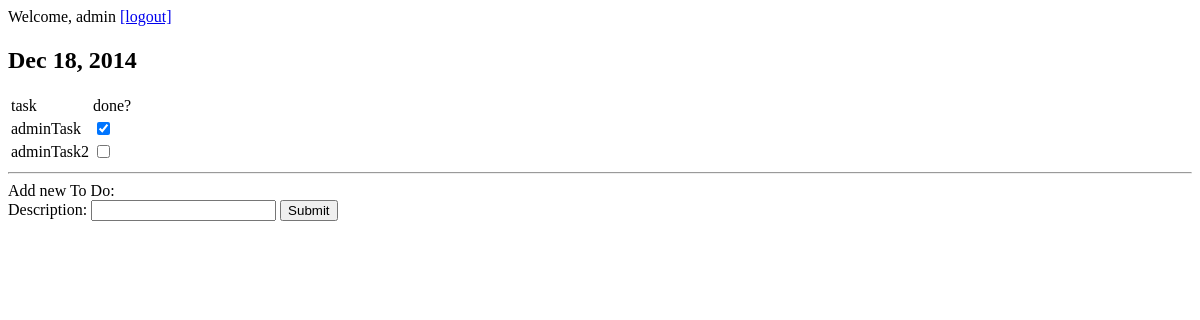
The app's page /todolist/ (signed in), older data.
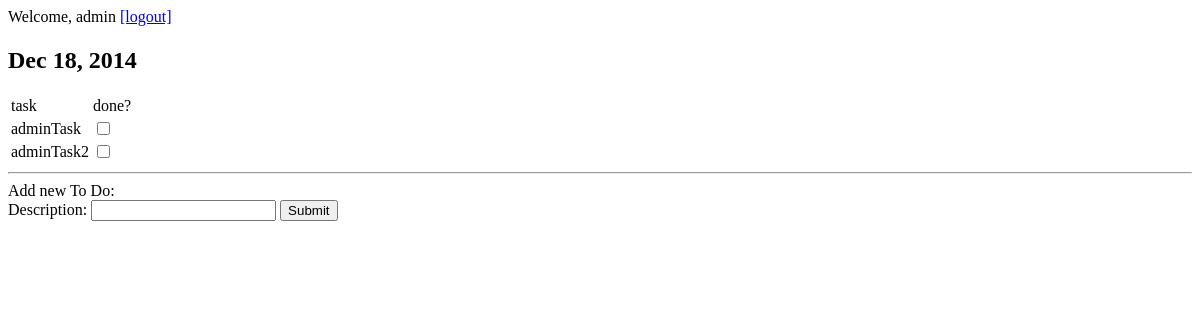
The same page, newer data.
### todolist/models.py (models this page shows)
class ToDo(models.Model):
    description = models.CharField(max_length=200, default="", blank=False)
    isDone = models.BooleanField(default=False)
    dateAdded = models.DateField(default=datetime.date.today())
    user = models.ForeignKey(User, blank=False)

### todolist/views.py (the view)
@login_required()
def index(request):
    dateToday = datetime.date.today()
    todos = ToDo.objects.filter(dateAdded=dateToday, user=request.user)
    form = AddToDoForm()
    context = {'dateToday' : dateToday.strftime('%b %d, %Y'),
               'todos' : todos, 'form' : form}
    return render(request, 'index.html', context)

### todolist/forms/AddToDoForm.py
class AddToDoForm(ModelForm):
    class Meta:
        model = ToDo
        exclude = ['isDone', 'dateAdded', 'user']

### todolist/templates/index.html (shortened to what this page needs)
{% extends "base.html" %}
{% block content %}
<h2>{{ dateToday }}</h2>
<table>
  <tr>
    <td>task</td>
    <td>done?</td>
  </tr>
{% for todo in todos %}
  <tr>
    <td>{{ todo.description }}</td>
    <td><input id=checkBox{{ todo.pk }} data={{ todo.pk }} type='checkbox' {% if todo.isDone %}checked{% endif %}></input></td>
  </tr>
{% endfor %}
</table>
<hr/>
Add new To Do:
<form action="add" method="post">
    {{ form }}
    <input type="submit" value="Submit" />
</form>
{% endblock %}

### templates/base.html (shortened to what this page needs)
<html>
<head>
{% load staticfiles %}
</head>
{% if user.is_authenticated %}
    <p>Welcome, {{ user.username }}  <a href="/accounts/logout">[logout]</a></p>
{% else %}
    <p>Welcome, Guest <a href="/accounts/login">[login]</a></p>
{% endif %}
{% autoescape off %}
{% block content %}
{% endblock %}
{% endautoescape %}
</html>

Row changes from the older to the newer data that the page shows:
changed ToDo "adminTask": isDone "☑" → "☐"
